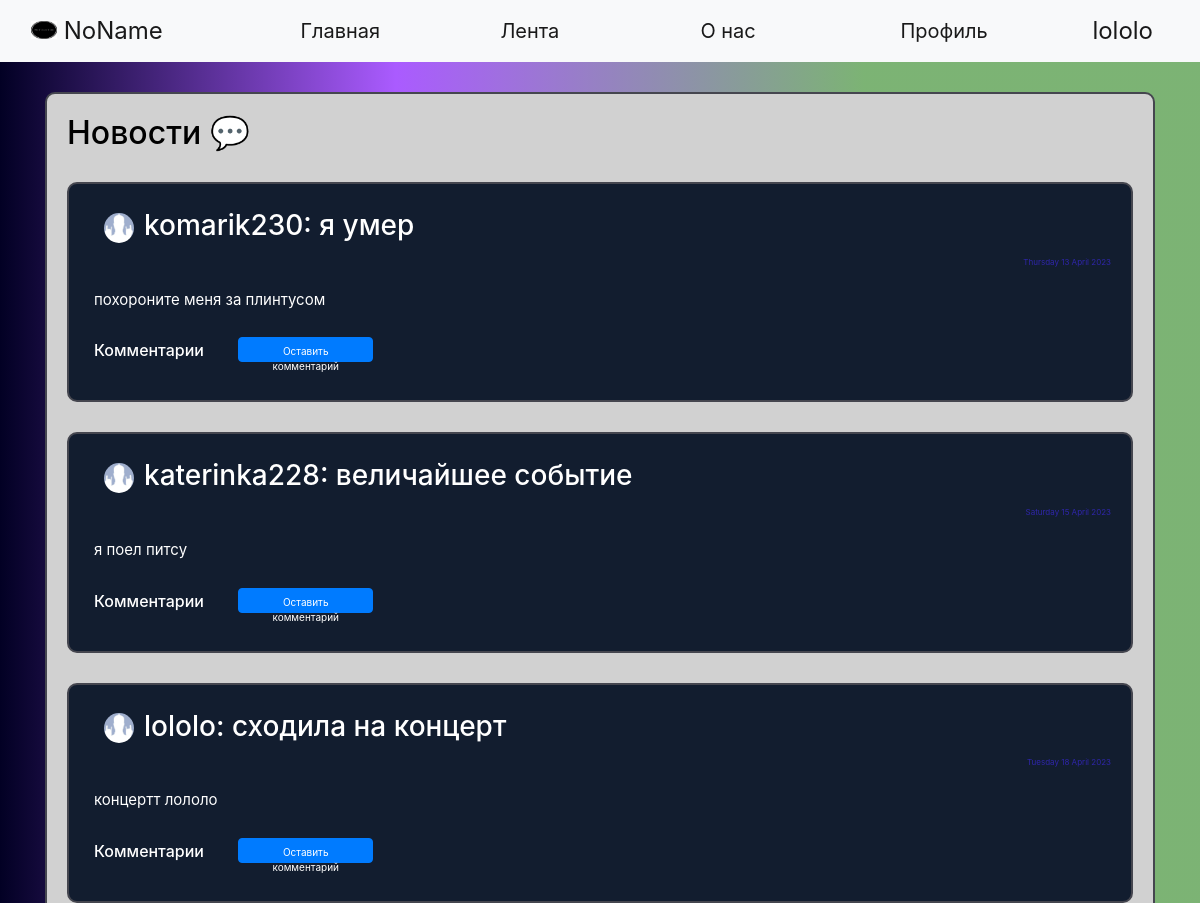
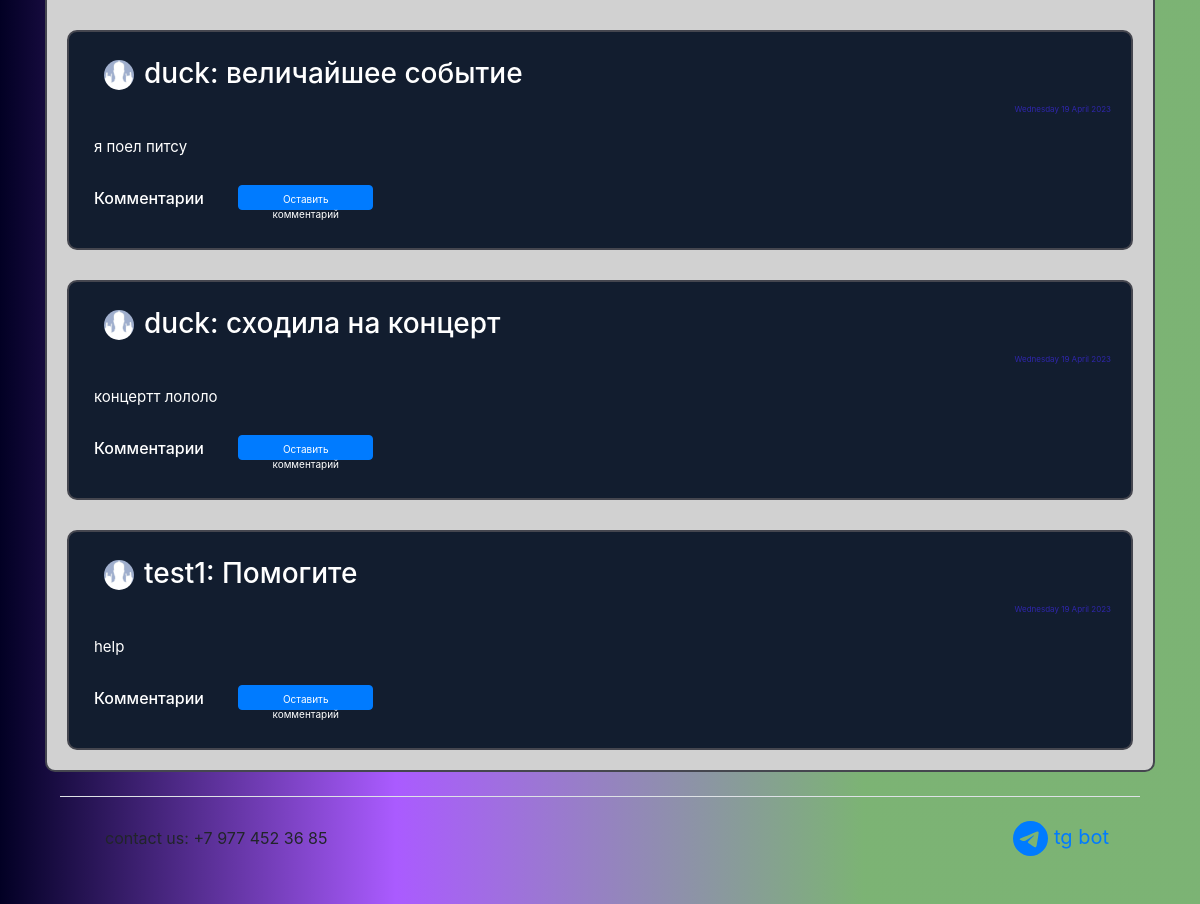
Page /news (signed in) on the committed database (2 pictures, top to bottom).
### data/users.py (models this page shows, shortened)
class User(SqlAlchemyBase, UserMixin):
    __tablename__ = 'users'
    id = sqlalchemy.Column(sqlalchemy.Integer,
                           primary_key=True, autoincrement=True)
    name = sqlalchemy.Column(sqlalchemy.String)
    surname = sqlalchemy.Column(sqlalchemy.String)
    nickname = sqlalchemy.Column(sqlalchemy.String)
    age = sqlalchemy.Column(sqlalchemy.Integer)
    status = sqlalchemy.Column(sqlalchemy.String)
    about = sqlalchemy.Column(sqlalchemy.String)
    email = sqlalchemy.Column(sqlalchemy.String, unique=True)
    hashed_password = sqlalchemy.Column(sqlalchemy.String)
    modified_date = sqlalchemy.Column(sqlalchemy.DateTime, default=datetime.datetime.now)
    city_from = sqlalchemy.Column(sqlalchemy.String)
    habit = sqlalchemy.Column(sqlalchemy.String)  # id_1;id_2
    habits = orm.relation("Habits", back_populates='user')
    news = orm.relation("News", back_populates='user')
    comments = orm.relation("Comments", back_populates='user')

### data/news.py (models this page shows)
class News(SqlAlchemyBase, UserMixin):
    __tablename__ = 'news'
    id = sqlalchemy.Column(sqlalchemy.Integer,
                           primary_key=True, autoincrement=True)
    title = sqlalchemy.Column(sqlalchemy.String)
    content = sqlalchemy.Column(sqlalchemy.String)
    created_date = sqlalchemy.Column(sqlalchemy.DateTime,
                                     default=datetime.datetime.now)
    user_id = sqlalchemy.Column(sqlalchemy.Integer,
                                sqlalchemy.ForeignKey("users.id"))
    comms = sqlalchemy.Column(sqlalchemy.String)
    user = orm.relation('User')

### server.py (the view)
@app.route("/news", methods=['GET', 'POST'])
def news():
    db_sess = db_session.create_session()
    rec_news = db_sess.query(News).all()
    top_news = []
    news_index = 0
    path = 'static/img/users_photo/default.jpg'
    for news in rec_news:
        path = ''
        news_index += 1
        creator_nickname = (db_sess.query(User).filter(User.id == news.user_id).first()).nickname
        for images in os.listdir('static/img/users_photo'):
            if images.split('.')[0] == creator_nickname:
                path = 'static/img/users_photo/' + images
        if path == '':
            path = 'static/img/users_photo/default.jpg'
        comments = []
        if news.comms:
            if ';' in news.comms:
                for com_id in news.comms.split(';'):
                    comments.append(db_sess.query(Comments).filter(Comments.id == com_id).first())
            elif len(news.comms) == 1:
                com_id = news.comms
                comments = [db_sess.query(Comments).filter(Comments.id == com_id).first()]
        else:
            comments = []
        if len(comments) > 1:
            comments = sorted(comments, key=lambda x: x.created_date)
        comments_main = []
        for com in comments:
            comentor_nickname = db_sess.query(User).filter(User.id == com.user_id).first().nickname
            comments_main.append({'id': com.id,
                                  'content': com.content,
                                  'created_date': com.created_date.strftime("%A %d %B %Y"),
                                  'creator': comentor_nickname})
        comments = comments_main
        top_news.append({'id': news.id,
                         'title': news.title,
                         'content': news.content,
                         'created_date': news.created_date.strftime("%A %d %B %Y"),
                         'comms': comments,
                         'creator': creator_nickname,
                         'path': path})
    return render_template("news.html", top_news=top_news, path=path, random_id=random.randint(1, 2 ** 16),
                           title='Лента')

### data/db_session.py (called while the page is built)
def create_session() -> Session:
    global __factory
    return __factory()

### server.py (called while the page is built)
@login_manager.user_loader
def load_user(user_id):
    db_sess = db_session.create_session()
    return db_sess.query(User).get(user_id)

### templates/news.html (shortened to what this page needs)
{% extends "base.html" %}
{% block content %}
<div class="page_border" style="color: black !important;">
    <h2>Новости &#128172;</h2>
    {% for new in top_news%}
    <div class="page_border" style="background-color: #121d2f !important;">
        <div class="menu_item">
            <h3><a><a><img
                    src={{new['path']}}?dummy={{random_id}} alt="avatar"
                    class="round_avatar"></a></a>{{new['creator']}}: {{new['title']}} </h3>
        </div>
        <div class="reposts">
            <p>{{new['created_date']}}</p>
        </div>
        <div class="menu_item">
            <p>{{new['content']}}</p>
        </div>
        <div class="menu_item">
            <h6>Комментарии {% if current_user.is_authenticated %}
                <a href="/com_add/{{ new['id'] }}" class="btn btn-primary"
                   style=" height:25px; width:135px; font-size: 10px; margin-bottom:5px; margin-left: 30px;">Оставить
                    комментарий</a>
                {% endif %}
            </h6>
        </div>
    </div>
    {% endfor %}
</div>
{% endblock %}

### templates/base.html (shortened to what this page needs)
<!doctype html>
<html lang="en">
<head>
    <link rel="stylesheet" href="/static/css/style.css?random()">
    <link rel="stylesheet"
          href="https://stackpath.bootstrapcdn.com/bootstrap/4.4.1/css/bootstrap.min.css"
>
</head>
<body>
<header>
    <nav class="navbar navbar-expand-lg navbar-light bg-light">
        <div class="container-fluid">
            <a class="navbar-brand" style="width: 250px;" href="/">
                <img src="/static/img/logo.png" alt="" width="26" height="18"
                     class="d-inline-block text-align-center" style="margin-bottom:5px;">
                NoName
            </a>
            <div class="collapse navbar-collapse">
                <ul class="mx-auto navbar-nav">
                    <li class="nav-item">
                        <a class="nav-link active" style="width: 200px;" aria-current="page" href="/">Главная</a>
                    </li>
                    <li class="nav-item">
                        <a class="nav-link active" style="width: 200px;" href="/news">Лента</a>
                    </li>
                    <li class="nav-item">
                        <a class="nav-link active" style="width: 200px;" href="/info">О нас</a>
                    </li>
                    <li class="nav-item">
                        <a class="nav-link active" style="width: 200px;" href="/office">Профиль</a>
                </ul>
                {% if current_user.is_authenticated %}
                <a class="navbar-brand" href="/logout">{{current_user.nickname}}</a>
                {% else %}
                <p>
                    <a class="btn btn-primary " href="/register">Зарегистрироваться</a>
                    <a class="btn btn-success" href="/login">Войти</a>
                </p>
                {% endif %}
            </div>
        </div>
    </nav>
</header>
<main role="main" class="container">
    {% block content %}{% endblock %}
       <div class="container">
  <footer class="d-flex flex-wrap justify-content-between align-items-center py-3 my-4 border-top">
    <div class="col-md-4 d-flex align-items-center">
      <a href="/" class="mb-3 me-2 mb-md-0 text-body-secondary text-decoration-none lh-1">
        <svg class="bi" width="30" height="24"><use xlink:href="#bootstrap"></use></svg>
      </a>
      <span class="mb-3 mb-md-0 text-body-secondary">contact us: +7 977 452 36 85</span>
    </div>
    <ul class="nav col-md-4 justify-content-end list-unstyled d-flex">
        <li class="nav-item"><a href="https://t.me/ylteambot" class="nav-link active" aria-current="page">
        tg bot</a></li>
    </ul>
  </footer>
    </div>
</main>
</body>
</html>

### static/css/style.css (style rules this page uses)
body { // color: black; background: rgb(2,0,36); background: linear-gradient(90deg, rgba(2,0,36,1) 0%, rgba(123,0,255,0.644782913165266) 33%, rgba(23,121,9,0.5635504201680672) 72%); }
.nav-item { color: white; font-weight: 400; font-size: 20px !important; }
.navbar-brand { font-size: 24px !important; }
.page_border { background-color: #d1d1d1 !important; color: white !important; border: 2px solid #45464F; border-radius: 10px; padding: 20px !important; margin: 0 auto; margin-top: 30px; }
.menu_item { padding: 5px !important; font-size: 15px !important; }
.reposts { color: #2f26ab !important; font-size: 8px !important; text-align: right; }
.round_avatar { margin-left:10px; margin-right:10px; width: 30px !important; height: 30px !important; border-radius: 50px !important; }
.col-md-4 { display: inline-block; }
.page_border { color: black; }

### rows in the picture
User: nickname "lololo", creator "lololo"
User: creator "komarik230"
News: title "я умер", content "похороните меня за плинтусом"
User: creator "katerinka228"
News: title "величайшее событие", content "я поел питсу"
News: title "сходила на концерт", content "концертт лололо"
User: creator "duck" "duck"
News: title "величайшее событие", content "я поел питсу"
News: title "сходила на концерт", content "концертт лололо"
User: creator "test1"
News: title "Помогите", content "help"

### other values in the picture
{{ new['created_date'] }} "Thursday 13 April 2023" "Saturday 15 April 2023" "Tuesday 18 April 2023" "Wednesday 19 April 2023" "Wednesday 19 April 2023" "Wednesday 19 April 2023"
